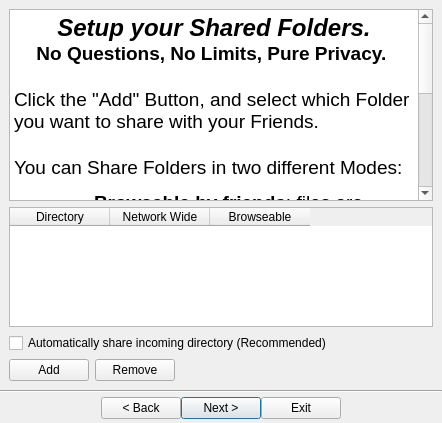
     <widget class="QWidget" name="pageShares">
      <layout class="QGridLayout" name="gridLayout_7">
       <property name="margin">
        <number>0</number>
       </property>
       <property name="spacing">
        <number>0</number>
       </property>
       <item row="1" column="0">
        <widget class="Line" name="line_3">
         <property name="orientation">
          <enum>Qt::Horizontal</enum>
         </property>
        </widget>
       </item>
       <item row="2" column="0">
        <layout class="QHBoxLayout" name="horizontalLayout_3">
         <property name="topMargin">
          <number>4</number>
         </property>
         <property name="bottomMargin">
          <number>4</number>
         </property>
         <item>
          <spacer name="horizontalSpacer_5">
           <property name="orientation">
            <enum>Qt::Horizontal</enum>
           </property>
           <property name="sizeHint" stdset="0">
            <size>
             <width>40</width>
             <height>20</height>
            </size>
           </property>
          </spacer>
         </item>
         <item>
          <widget class="QPushButton" name="pushButtonSharesBack">
           <property name="enabled">
            <bool>true</bool>
           </property>
           <property name="text">
            <string>&lt; Back</string>
           </property>
          </widget>
         </item>
         <item>
          <widget class="QPushButton" name="pushButtonSharesNext">
           <property name="text">
            <string>Next &gt;</string>
           </property>
           <property name="default">
            <bool>true</bool>
           </property>
          </widget>
         </item>
         <item>
          <widget class="QPushButton" name="pushButtonSharesExit">
           <property name="text">
            <string>Exit</string>
           </property>
          </widget>
         </item>
         <item>
          <spacer name="horizontalSpacer_6">
           <property name="orientation">
            <enum>Qt::Horizontal</enum>
           </property>
           <property name="sizeHint" stdset="0">
            <size>
             <width>40</width>
             <height>20</height>
            </size>
           </property>
          </spacer>
         </item>
        </layout>
       </item>
       <item row="0" column="0">
        <widget class="QFrame" name="frame_3">
         <property name="sizePolicy">
          <sizepolicy hsizetype="MinimumExpanding" vsizetype="Preferred">
           <horstretch>0</horstretch>
           <verstretch>0</verstretch>
          </sizepolicy>
         </property>
         <property name="maximumSize">
          <size>
           <width>16777215</width>
           <height>16777215</height>
          </size>
         </property>
         <property name="frameShape">
          <enum>QFrame::NoFrame</enum>
         </property>
         <property name="frameShadow">
          <enum>QFrame::Sunken</enum>
         </property>
         <layout class="QVBoxLayout" name="verticalLayout_3">
          <item>
           <widget class="QTextBrowser" name="textBrowser_3">
            <property name="html">
             <string>&lt;!DOCTYPE HTML PUBLIC &quot;-//W3C//DTD HTML 4.0//EN&quot; &quot;http://www.w3.org/TR/REC-html40/strict.dtd&quot;&gt;
&lt;html&gt;&lt;head&gt;&lt;meta name=&quot;qrichtext&quot; content=&quot;1&quot; /&gt;&lt;style type=&quot;text/css&quot;&gt;
p, li { white-space: pre-wrap; }
&lt;/style&gt;&lt;/head&gt;&lt;body style=&quot; font-family:'MS Shell Dlg 2'; font-size:8.25pt; font-weight:400; font-style:normal;&quot;&gt;
&lt;p align=&quot;center&quot; style=&quot; margin-top:0px; margin-bottom:0px; margin-left:0px; margin-right:0px; -qt-block-indent:0; text-indent:0px;&quot;&gt;&lt;span style=&quot; font-size:18pt; font-weight:600; font-style:italic;&quot;&gt;Setup your Shared Folders.&lt;/span&gt;&lt;/p&gt;
&lt;p align=&quot;center&quot; style=&quot; margin-top:0px; margin-bottom:0px; margin-left:0px; margin-right:0px; -qt-block-indent:0; text-indent:0px;&quot;&gt;&lt;span style=&quot; font-size:14pt; font-weight:600;&quot;&gt;No Questions, No Limits, Pure Privacy. &lt;/span&gt;&lt;/p&gt;
&lt;p style=&quot;-qt-paragraph-type:empty; margin-top:0px; margin-bottom:0px; margin-left:0px; margin-right:0px; -qt-block-indent:0; text-indent:0px; font-size:14pt;&quot;&gt;&lt;/p&gt;
&lt;p style=&quot; margin-top:0px; margin-bottom:0px; margin-left:0px; margin-right:0px; -qt-block-indent:0; text-indent:0px;&quot;&gt;&lt;span style=&quot; font-size:14pt;&quot;&gt;Click the &amp;quot;Add&amp;quot; Button, and select which Folder you want to share with your Friends.&lt;/span&gt;&lt;/p&gt;
&lt;p style=&quot;-qt-paragraph-type:empty; margin-top:0px; margin-bottom:0px; margin-left:0px; margin-right:0px; -qt-block-indent:0; text-indent:0px; font-size:14pt;&quot;&gt;&lt;/p&gt;
&lt;p style=&quot; margin-top:0px; margin-bottom:0px; margin-left:0px; margin-right:0px; -qt-block-indent:0; text-indent:0px;&quot;&gt;&lt;span style=&quot; font-size:14pt;&quot;&gt;You can Share Folders in two different Modes:&lt;/span&gt;&lt;/p&gt;
&lt;p style=&quot; margin-top:12px; margin-bottom:12px; margin-left:0px; margin-right:0px; -qt-block-indent:0; text-indent:0px;&quot;&gt;&lt;span style=&quot; font-family:'Sans'; font-size:14pt; font-weight:600;&quot;&gt;	Browsable by friends&lt;/span&gt;&lt;span style=&quot; font-family:'Sans'; font-size:14pt;&quot;&gt;: files are browsable from your direct friends.&lt;/span&gt;&lt;/p&gt;
&lt;p style=&quot; margin-top:12px; margin-bottom:12px; margin-left:0px; margin-right:0px; -qt-block-indent:0; text-indent:0px;&quot;&gt;&lt;span style=&quot; font-family:'Sans'; font-size:14pt; font-weight:600;&quot;&gt;	Anonymously shared&lt;/span&gt;&lt;span style=&quot; font-family:'Sans'; font-size:14pt;&quot;&gt;: files can be downloaded by anybody through anonymous tunnels.&lt;/span&gt;&lt;/p&gt;
&lt;p style=&quot; margin-top:12px; margin-bottom:12px; margin-left:0px; margin-right:0px; -qt-block-indent:0; text-indent:0px;&quot;&gt;&lt;span style=&quot; font-size:14pt;&quot;&gt;When you add a new folder, It will be initially be shared both Anonymously and be Browsable by your Friends.&lt;/span&gt;&lt;/p&gt;
&lt;p style=&quot; margin-top:12px; margin-bottom:12px; margin-left:0px; margin-right:0px; -qt-block-indent:0; text-indent:0px;&quot;&gt;&lt;span style=&quot; font-size:14pt;&quot;&gt;Be sure to change the shared flags to your prefered settings.&lt;/span&gt;&lt;/p&gt;&lt;/body&gt;&lt;/html&gt;</string>
            </property>
           </widget>
          </item>
          <item>
           <widget class="QTableWidget" name="shareddirList">
            <property name="maximumSize">
             <size>
              <width>16777215</width>
              <height>120</height>
             </size>
            </property>
            <property name="selectionMode">
             <enum>QAbstractItemView::SingleSelection</enum>
            </property>
            <property name="selectionBehavior">
             <enum>QAbstractItemView::SelectRows</enum>
            </property>
            <attribute name="horizontalHeaderCascadingSectionResizes">
             <bool>true</bool>
            </attribute>
            <attribute name="verticalHeaderVisible">
             <bool>false</bool>
            </attribute>
            <attribute name="verticalHeaderDefaultSectionSize">
             <number>22</number>
            </attribute>
            <column>
             <property name="text">
              <string>Directory</string>
             </property>
            </column>
            <column>
             <property name="text">
              <string>Network Wide</string>
             </property>
            </column>
            <column>
             <property name="text">
              <string>Browseable</string>
             </property>
            </column>
           </widget>
          </item>
          <item>
           <widget class="QCheckBox" name="shareIncomingDirectory">
            <property name="text">
             <string>Automatically share incoming directory (Recommended)</string>
            </property>
           </widget>
          </item>
          <item>
           <layout class="QHBoxLayout" name="horizontalLayout_7">
            <item>
             <widget class="QPushButton" name="pushButtonSharesAdd">
              <property name="text">
               <string>Add</string>
              </property>
             </widget>
            </item>
            <item>
             <widget class="QPushButton" name="pushButtonSharesRemove">
              <property name="text">
               <string>Remove</string>
              </property>
             </widget>
            </item>
            <item>
             <spacer name="horizontalSpacer_16">
              <property name="orientation">
               <enum>Qt::Horizontal</enum>
              </property>
              <property name="sizeHint" stdset="0">
               <size>
                <width>258</width>
                <height>20</height>
               </size>
              </property>
             </spacer>
            </item>
           </layout>
          </item>
         </layout>
        </widget>
       </item>
      </layout>
     </widget>
